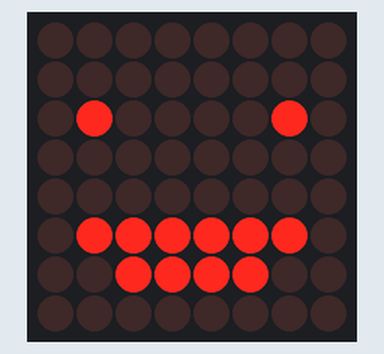
Recording of a sketch running on a simulated Arduino Uno, built with avr-gcc and run on an emulated ATmega328P. Parts: 8×8 LED matrix.

Above: at 0.05 s.

The sketch:

face.ino
```cpp
#include<LedControl.h>

LedControl lc=LedControl(12,11,10,1);
unsigned long delayTime=100;

byte si[]  =
{
B00000000,
B00000000,
B01000010,
B00000000,
B00000000,
B01111110,
B00111100,
B00000000
};


byte so[] =
{
B00000000,
B00000000,
B10000100,
B00000000,
B00000000,
B01111110,
B00111100,
B00000000
};
 void setup()
 {
  lc.shutdown(0,false);
  lc.setIntensity(0,0);
  lc.clearDisplay(0);
   }

 void face()
 {
  for(int i=0;i<8;i++)
  {
    lc.setRow(0,i,si[i]);
  }
 }

 void loop()
 {
  face();
  for(int j=0;j<9;j++)
  {
    lc.setIntensity(0,j);
    delay(delayTime);
  }
 }
```
